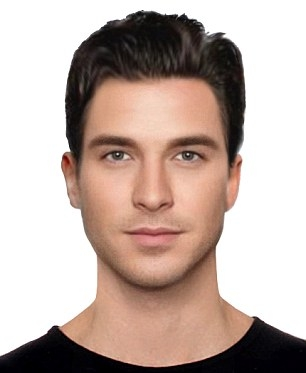
#> input picture images/simple-face.jpg, 306 x 373 px
$ python skin-tone-detection.py   (older library calls are emulated)
#> lines starting #> are read from the running program, lines starting #| are printed output that depends on the picture; after the words box and inside, x2 and y2 are one past the last pixel; in counts of white or black regions, pixels touching at a corner belong together
# -*- coding: utf-8 -*-
"""
Created on Fri Feb 16 15:42:22 2018

@author: Chintan
"""

import numpy as np
import cv2

min_Y = np.array([0,133,77],np.uint8)
max_Y = np.array([255,173,127],np.uint8)
img = cv2.imread('images/simple-face.jpg')
#> img is the input picture: shape (373, 306, 3); mean B, G, R 166.9, 174.8, 192.8
imgY = cv2.cvtColor(img, cv2.COLOR_BGR2YCR_CB)
#> imgY: shape (373, 306, 3); mean of channels 0, 1, 2 179.3, 137.7, 121
skinRegion = cv2.inRange(imgY, min_Y, max_Y)
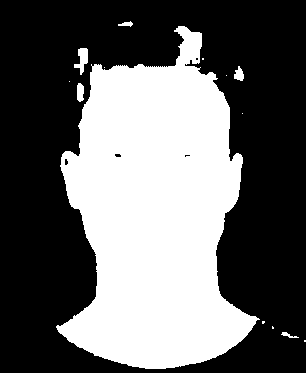
#> skinRegion: shape (373, 306); 39.6% white; 14 white regions (8 under 20 px)

#identifying contours
_, contours, hierarchy = cv2.findContours(skinRegion, cv2.RETR_TREE, cv2.CHAIN_APPROX_SIMPLE)
#> contours = 18 contours, 10 with area under 20; largest, box (x1, y1, x2, y2) and area: (56, 26, 260, 369) 44163, (74, 48, 88, 75) 166, (77, 83, 84, 102) 93, (234, 66, 244, 81) 79, (118, 21, 133, 27) 34, (281, 332, 299, 338) 26, (114, 153, 122, 158) 23, (64, 158, 69, 166) 22

#plot contours
for i, c in enumerate(contours):
    area = cv2.contourArea(c)
    if area > 1000:
        cv2.drawContours(img, contours, i, (0,255,0), 3)
#> this loop made 18 passes
#> area on passes 2, 6, 10, 12, 13, 14, 16, 18: 26, 93, 79, 165.5, 44163, 22, 23, 34
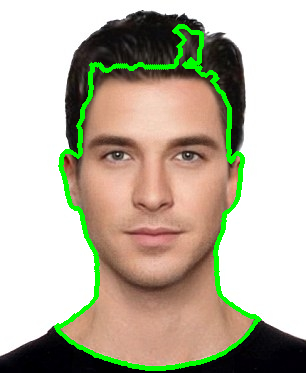
#> img: shape (373, 306, 3); 4.5% of pixels changed, all inside (x1, y1, x2, y2) = (54, 24, 262, 371)

color = 'Null'

print('dominant color : %s' % color)
#display image
cv2.imshow("image1",img)
cv2.waitKey(0)
